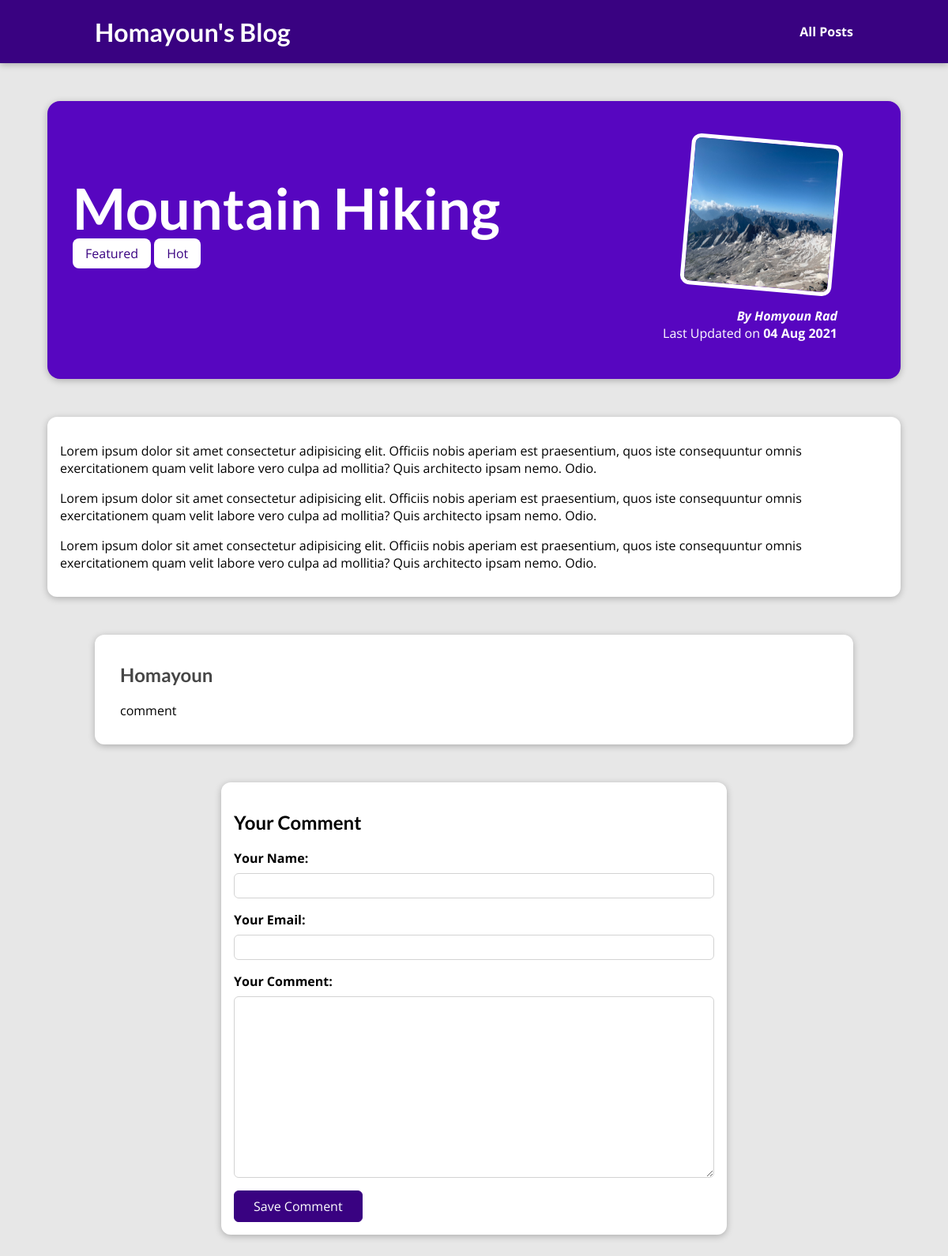
The page /posts/hike-in-the-mountains on the database its author committed.
### blog/models.py (models this page shows, shortened)
class Post(models.Model):
    author = models.ForeignKey(Author, on_delete=models.SET_NULL, related_name="posts", null=True)
    title = models.CharField(max_length=150)
    excerpt = models.CharField(max_length=200)
    image = models.ImageField(upload_to="posts", null=True)
    date = models.DateField(auto_now=True)
    slug = models.SlugField(unique=True, db_index=True)
    content = models.TextField(validators=[MinLengthValidator(10)])
    tags = models.ManyToManyField(Tag)

class Tag(models.Model):
    caption = models.CharField(max_length=20)

class Author(models.Model):
    first_name = models.CharField(max_length=100)
    last_name = models.CharField(max_length=100)
    email = models.EmailField()
    def author(self):
        return f"{self.first_name} {self.last_name}"
    def __str__(self):
        return self.author()

class Comment(models.Model):
    user_name = models.CharField(max_length=120)
    user_email = models.EmailField()
    text = models.TextField(max_length=400)
    post = models.ForeignKey(Post, on_delete=models.CASCADE, related_name="comments")

### blog/views.py (the view, shortened to what this page needs)
# urls.py: path("posts/<slug:slug>", views.SinglePostView.as_view(), name="post-detail-page")
class SinglePostView(django.views.View):
    def get(self, request, slug):
        post = Post.objects.get(slug=slug)
        context = {
            "post": post,
            "post_tags": post.tags.all(),
            "comment_form": CommentForm(),
            "comments": post.comments.all().order_by("-id")
        }
        return render(request, "blog/post-detail.html", context)

### blog/forms.py
class CommentForm(forms.ModelForm):
    class Meta:
        model = Comment
        exclude = ["post"]
        labels = {
            "user_name": "Your Name",
            "user_email": "Your Email",
            "text": "Your Comment"
        }

### blog/templates/blog/post-detail.html (shortened to what this page needs)
{% extends "base.html" %}
{% load static %}
{% block css_files %}
    <link rel="stylesheet" href="{% static "blog/post-detail.css" %}">
{% endblock %}
{% block content %}
    <section id="summary">
        <h2>{{ post.title }}</h2>
        <div>
            {% for tag in post_tags %}
                <span class="tag">{{ tag.caption }}</span>
            {% endfor %}
        </div>
        <article>
            <img src="{{ post.image.url }}" alt={{ post.title }}>
            <address>By <a href="mailto:{{ post.author.email }}">{{ post.author|title }}</a></address>
            <div>
                Last Updated on
                <time>{{ post.date|date:"d M Y" }}</time>
            </div>
        </article>
    </section>
    <main>
        {{ post.content|linebreaks }}
    </main>
    <section id="comments">
        <ul>
            {% for comment in comments %}
                <li>
                    <h2>{{ comment.user_name }}</h2>
                    <p>{{ comment.text|linebreaks }}</p>
                </li>
            {% endfor %}
        </ul>
    </section>
    <section id="comment-form">
        <h2>Your Comment</h2>
        <form action="{% url "post-detail-page" post.slug %}" method="post">
            {% for form_field in comment_form %}
                <div class="form-control {% if form_field.errors %}invalid{% endif %}">
                    {{ form_field.label_tag }}
                    {{ form_field }}
                </div>
            {% endfor %}
            <button>Save Comment</button>
        </form>
    </section>
{% endblock %}

### static/app.css (style rules this page uses)
* { box-sizing: border-box; }
html { font-family: 'Open Sans', 'Lato', sans-serif; }
body { margin: 0; }
h1, h2, h3 { font-family: 'Lato', sans-serif; font-weight: bold; }

### blog/static/blog/post-detail.css (style rules this page uses)
body { background-color: #e7e7e7; }
#summary { margin: 8rem auto 3rem auto; padding: 2rem; width: 90%; max-width: 90rem; border-radius: 16px; background-color: #5706c0; position: relative; box-shadow: 0 2px 8px rgba(0, 0, 0, 0.25); height: 22rem; }
#summary h2 { color: white; font-size: 4.5rem; margin-bottom: 0.25rem; }
#summary article { position: absolute; top: 2rem; right: 3rem; padding: 1rem 2rem; border-radius: 12px; text-align: right; color: white; }
#summary article img { width: 12rem; height: 12rem; border-radius: 12px; transform: rotateZ(5deg); border: 5px solid white; margin-bottom: 1rem; }
#summary address { font-weight: bold; }
#summary a { color: white; text-decoration: none; }
#summary time { font-weight: bold; }
main { width: 90%; max-width: 90rem; margin: 3rem auto; background-color: white; padding: 1rem; border-radius: 12px; box-shadow: 0 2px 8px rgba(0, 0, 0, 0.25); }
.tag { background-color: white; color: #390281; padding: 0.5rem 1rem; border-radius: 8px; }
.form-control { margin-bottom: 1rem; }
.form-control label { font-weight: bold; margin-bottom: 0.5rem; display: block; }
#comment-form { margin: 3rem auto; width: 90%; max-width: 40rem; border-radius: 12px; background-color: white; box-shadow: 0 2px 8px rgba(0, 0, 0, 0.25); padding: 1rem; }
#comment-form button { font: inherit; background-color: #390281; color: white; border: 1px solid #390281; padding: 0.5rem 1.5rem; border-radius: 6px; cursor: pointer; }
.form-control input, .form-control textarea { display: block; width: 100%; font: inherit; padding: 0.25rem; border-radius: 6px; border: 1px solid lightgray; }
#comments { margin: 3rem auto; width: 90%; max-width: 60rem; border-radius: 12px; background-color: white; box-shadow: 0 2px 8px rgba(0, 0, 0, 0.25); padding: 1rem 2rem; }
#comments ul { list-style: none; margin: 0; padding: 0; }
#comments li { margin-bottom: 1rem; border-bottom: 2px solid #ccc; }
#comments li:last-of-type { border-bottom: none; }
#comments h2 { color: #464646; }

### rows shown on the page
Post: title "Mountain Hiking", image (picture), author "Homyoun Rad", date "04 Aug 2021", content "Lorem ipsum dolor sit amet consectetur adipisicing elit. Officiis nobis aperiam est praesentium, quos iste consequuntur omnis exercitationem quam velit labore vero culpa ad mollitia? Quis architecto ipsam nemo. Odio. Lorem ipsum dolor sit amet consectetur adipisicing elit. Officiis nobis aperiam est praesentium, quos iste consequuntur omnis exercitationem quam velit labore vero culpa ad mollitia? Quis architecto ipsam nemo. Odio. Lorem ipsum dolor sit amet consectetur adipisicing elit. Officiis nobis aperiam est praesentium, quos iste consequuntur omnis exercitationem quam velit labore vero culpa ad mollitia? Quis architecto ipsam nemo. Odio."
Tag: caption "Featured"
Tag: caption "Hot"
Comment: user_name "Homayoun", text "comment"
